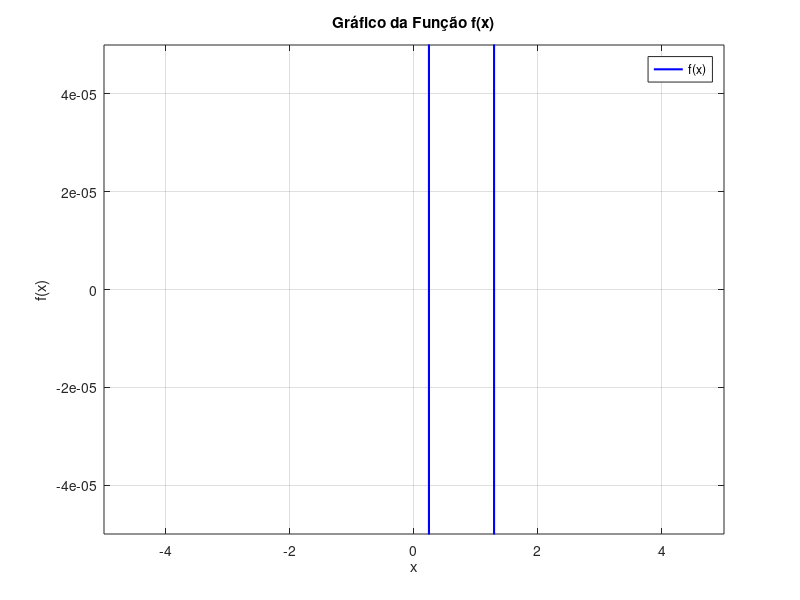

Write the MATLAB code that produced this figure.
function lista5Questao3MetodoSecante()

  % Definindo constantes
e = 8.9e-12;
F = 1.25;
q = 2e-5;
Q = 2e-5;
raio = 0.85;

% Definindo a função
f = @(x) (1/(4*pi*e)) * (q*Q*x ./ (x.^2 + raio^2).^(3/2)) - F;

% Gerando valores de x para o gráfico
x_values = linspace(-5, 5, 400);
y_values = f(x_values);

% Criando o gráfico
figure;
plot(x_values, y_values, 'b', 'LineWidth', 1.5);
hold on;

title('Gráfico da Função f(x)');
xlabel('x');
ylabel('f(x)');
ylim([-5e-5, 5e-5]); % Ajustando o limite do eixo y para melhor visualização
xlim([-5, 5]); % Ajustando o limite do eixo x
grid on;
legend('f(x)');
hold off;


  % Define a tolerância para o erro absoluto e o erro inicial
  Es = 5^(-4); % Tolerância em porcentagem
  Ea = Inf; % Erro absoluto inicial (grande valor para iniciar o loop)

  it = 0; % Inicializa o contador de iterações
  N = 20; % Define o número máximo de iterações
  n = 0;
  x = 0.5;
  xPrevio = 0;
  xProx = 0;

  for n = 0:(N-1)

    xProx = (xPrevio*f(x) - x*f(xPrevio))/ (f(x) - f(xPrevio));

    fprintf('Iteração %d: xr = %f, f(x) = %f, Ea = %f\n', ...
              n, x, f(x), Ea);

    Ea = calcularErroEstimativa(xProx,x);

    if(Ea < Es)

      fprintf("Iterações %d: Raiz encontrada: %f\n", ...
              it+1, x);
      break;

    end

    xPrevio = x;
    x = xProx;

  endfor

    % Se o número máximo de iterações for atingido sem encontrar a raiz
    if it > n
      fprintf("Método falhou em %d iterações\n", it); % Exibe mensagem de falha
    end

endfunction

% Função para calcular o erro absoluto
function Ea = calcularErroEstimativa(resultadoAtual, resultadoPrev)
  if resultadoPrev == Inf
    Ea = Inf; % Se o valor anterior for infinito, o erro é infinito
  else
    Ea = abs((resultadoAtual - resultadoPrev) / resultadoAtual) * 100; % Calcula o erro percentual
  end
endfunction

% Chama a função principal
lista4Questao1MetodoSecante();

